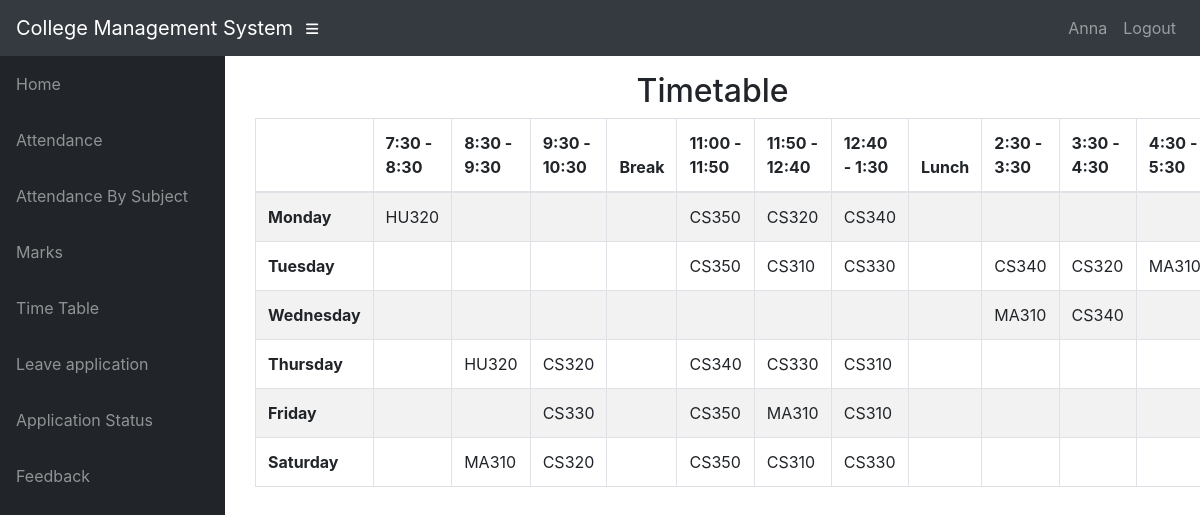
The page /info/student/CS3A/timetable/ (signed in) on the database its author committed.
### info/models.py (models this page shows, shortened)
class User(AbstractUser):
    @property
    def is_student(self):
        if hasattr(self, 'student'):
            return True
        return False

class Student(models.Model):
    user = models.OneToOneField(User, on_delete=models.CASCADE, null=True)
    class_id = models.ForeignKey(Class, on_delete=models.CASCADE, default=1)
    USN = models.CharField(primary_key='True', max_length=100)
    name = models.CharField(max_length=200)
    sex = models.CharField(max_length=50, choices=sex_choice, default='Male')
    DOB = models.DateField(default='1998-01-01')

class Assign(models.Model):
    class_id = models.ForeignKey(Class, on_delete=models.CASCADE)
    course = models.ForeignKey(Course, on_delete=models.CASCADE)
    teacher = models.ForeignKey(Teacher, on_delete=models.CASCADE)
    class Meta:
        unique_together = (('course', 'class_id', 'teacher'),)

### info/views.py (the view)
# urls.py: path('student/<slug:class_id>/timetable/', views.timetable, name='timetable'),
@login_required()
def timetable(request, class_id):
    asst = AssignTime.objects.filter(assign__class_id=class_id)
    matrix = [['' for i in range(12)] for j in range(6)]
    for i, d in enumerate(DAYS_OF_WEEK):
        t = 0
        for j in range(12):
            if j == 0:
                matrix[i][0] = d[0]
                continue
            if j == 4 or j == 8:
                continue
            try:
                a = asst.get(period=time_slots[t][0], day=d[0])
                matrix[i][j] = a.assign.course_id
            except AssignTime.DoesNotExist:
                pass
            t += 1
    context = {'matrix': matrix}
    return render(request, 'info/timetable.html', context)

### info/templates/info/timetable.html
{% extends 'info/base.html' %}
    {% block content %}
    <div class="container">
        <div class="container">
            <div class="row">
                <div class="col-md-12">
                    <h2 class="text-center">
                        Timetable
                    </h2>
                </div>
                <div id="no-more-tables">
                    <table class="col-sm-12 table table-bordered table-striped table-condensed cf">
                        <thead class="cf">
                            <tr>
                                <th>      </th>
                                <th>7:30 - 8:30</th>
                                <th>8:30 - 9:30</th>
                                <th>9:30 - 10:30</th>
                                <th>Break</th>
                                <th>11:00 - 11:50</th>
                                <th>11:50 - 12:40</th>
                                <th>12:40 - 1:30</th>
                                <th>Lunch</th>
                                <th>2:30 - 3:30</th>
                                <th>3:30 - 4:30</th>
                                <th>4:30 - 5:30</th>
                            </tr>
                        </thead>
                        <tbody>
                            {% for i in matrix %}
                            <tr>
                                {% for j in i %}
                                    {% if forloop.counter == 1 %}
                                    <td><b>{{ j }}</b></td>
                                    {% else %}
                                    <td>{{ j }}</td>
                                    {% endif %}
                                {% endfor %}
                            </tr>
                            {% endfor %}
                        </tbody>
                    </table>
                </div>
            </div>
        </div>
    </div>
    {% endblock %}

### info/templates/info/base.html (shortened to what this page needs)
<!DOCTYPE html>
<html lang="en">
  <head>
      {% load static %}
    <link href="{% static '/info/bootstrap/vendor/bootstrap/css/bootstrap.min.css' %}" rel="stylesheet">
    <link href="{% static '/info/bootstrap/vendor/fontawesome-free/css/all.min.css' %}" rel="stylesheet" type="text/css">
    <link href="{% static '/info/bootstrap/vendor/datatables/dataTables.bootstrap4.css' %}" rel="stylesheet">
    <link href="{% static '/info/bootstrap/css/sb-admin.css' %}" rel="stylesheet">
  </head>
  <body id="page-top">
    <nav class="navbar navbar-expand navbar-dark bg-dark static-top">
      <a class="navbar-brand mr-1" href="{% url 'index' %}">College Management System</a>
      <button class="btn btn-link btn-sm text-white order-1 order-sm-0" id="sidebarToggle" href="#">
        <i class="fas fa-bars"></i>
      </button>
        <div class="collapse navbar-collapse" id="navbarResponsive">
          <ul class="navbar-nav ml-auto">
            <li class="nav-item">
                {% if request.user.is_student %}
                    <a class="nav-link text-capitalize">{{ request.user.student.name }}</a>
                {% elif request.user.is_teacher %}
                    <a class="nav-link text-capitalize">{{ request.user.teacher.name }}</a>
                {% endif %}
            </li>
            <li class="nav-item">
                <a class="nav-link" href="#" data-toggle="modal" data-target="#logoutModal">Logout</a>
            </li>
          </ul>
        </div>
    </nav>
    <div id="wrapper">
      <ul class="sidebar navbar-nav">
            <li class="nav-item">
              <a class="nav-link" href="{% url 'index' %}">
                <span>Home</span>
              </a>
            </li>
        {% if request.user.is_student %}
            <li class="nav-item">
              <a class="nav-link" href="{% url 'attendance' request.user.student.USN %}">
                <span>Attendance</span>
              </a>
            </li>
            <li class="nav-item">
              <a class="nav-link" href="{% url 'attendance' request.user.student.USN %}">
                <span>Attendance By Subject</span>
              </a>
            </li>
            <li class="nav-item">
              <a class="nav-link" href="{% url 'marks_list' request.user.student.USN %}">
                <span>Marks</span>
              </a>
            </li>
              <li class="nav-item">
              <a class="nav-link" href="{% url 'timetable' request.user.student.class_id_id %}">
                <span>Time Table</span>
              </a>
            </li>
            <li class="nav-item">
              <a class="nav-link" href="{% url 'leave' %}">
                <span>Leave application</span>
              </a>
            </li>
            <li class="nav-item">
              <a class="nav-link" href="{% url 'app_stats' %}">
                <span>Application Status</span>
              </a>
            </li>
            <li class="nav-item">
              <a class="nav-link" href="{% url 'feedback' %}">
                <span>Feedback</span>
              </a>
            </li>
        {% endif %}
      </ul>
      <div id="content-wrapper">
        <div class="container-fluid">
            {% block content %}
            {% endblock %}
        </div>
      </div>
    </div>
  </body>
</html>

### rows shown on the page
User: user.student.name "Anna"
Assign: i "HU320" "HU320"
Assign: i "CS350" "CS350" "CS350" "CS350"
Assign: i "CS320" "CS320" "CS320" "CS320"
Assign: i "CS340" "CS340" "CS340" "CS340"
Assign: i "CS310" "CS310" "CS310" "CS310"
Assign: i "CS330" "CS330" "CS330" "CS330"
Assign: i "MA310" "MA310" "MA310" "MA310"

### other values the page prints
{{ j }} "Monday" "Tuesday" "Wednesday" "Thursday" "Friday" "Saturday"
